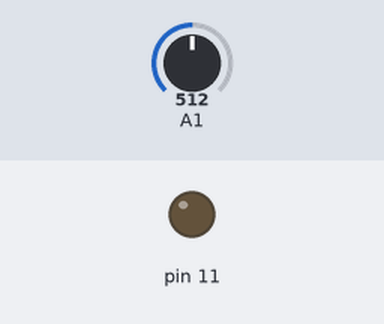
Simulated run of this sketch. Board: Arduino Uno, built with avr-gcc and run on an emulated ATmega328P. On the bench: output pins drawn as LEDs (lit = HIGH). The test bench sets the inputs (shaded band); at power-on: A1 = 512.

Above: at 1.2 s.
1.3 s: A1 set to 716
At 2.1 s:
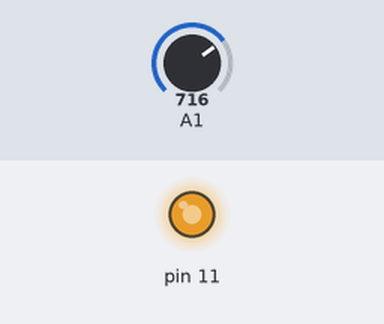
2.8 s: A1 set to 760
At 3.2 s:
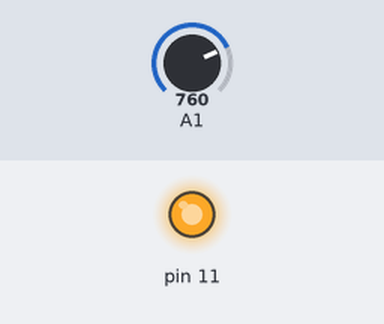
4.3 s: A1 set to 768
At 5.5 s:
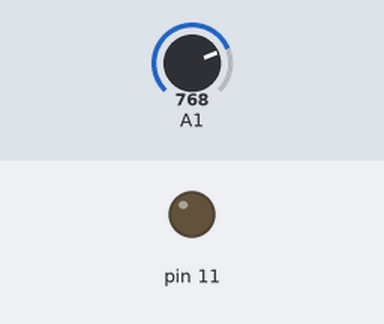
5.8 s: A1 set to 900
At 6.7 s:
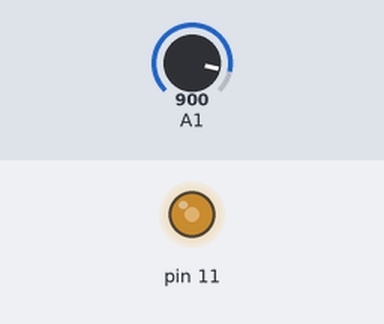
7.3 s: A1 set to 306
At 7.8 s:
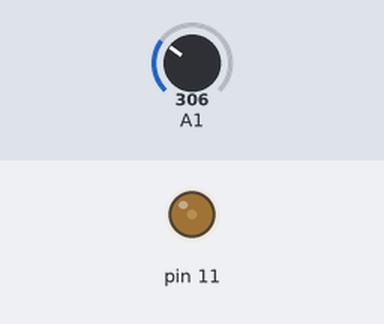
Timing chart, 0 to 9.8 s (numbered marks = the images above; inputs shaded):
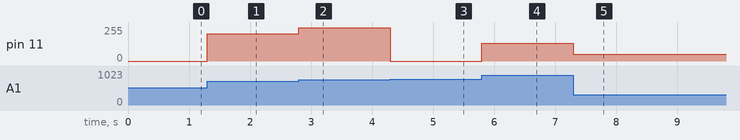

The sketch:

simplified_loco_prog.ino
```cpp
void setup(){}

void loop(){
  if(analogRead(1) > 5)
    analogWrite(11, analogRead(1));
}
```

Measured:
- the behaviour switches between 767 and 768 on A1 (found by bisection; images 2 and 3)
- after the input at 1.3 s, pin 11: 0/255 → 204/255 at once
- after the input at 2.8 s, pin 11: 204/255 → 248/255 at once
- after the input at 4.3 s, pin 11: 248/255 → 0/255 at once
- after the input at 5.8 s, pin 11: 0/255 → 132/255 at once
- after the input at 7.3 s, pin 11: 132/255 → 50/255 at once
